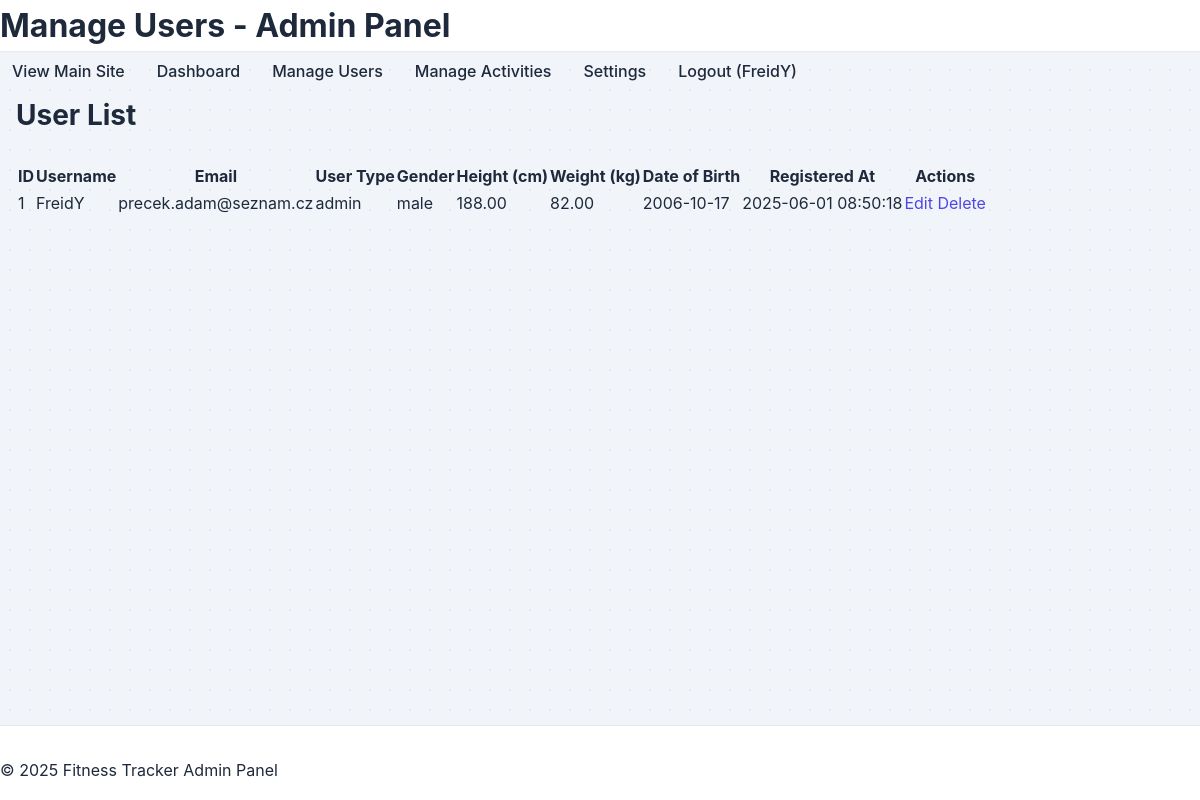
The page /admin/users.php (signed in) on the database its author committed.
### tables this page shows
CREATE TABLE IF NOT EXISTS users (
    id INT AUTO_INCREMENT PRIMARY KEY,
    username VARCHAR(50) NOT NULL UNIQUE,
    email VARCHAR(100) NOT NULL UNIQUE,
    password VARCHAR(255) NOT NULL,
    user_type ENUM('user', 'admin') NOT NULL DEFAULT 'user',
    gender ENUM('male', 'female','other') NOT NULL,
    height DECIMAL(5,2) DEFAULT NULL,
    weight DECIMAL(5,2) DEFAULT NULL,
    date_of_birth DATE DEFAULT NULL,
    created_at TIMESTAMP DEFAULT CURRENT_TIMESTAMP,
    updated_at TIMESTAMP DEFAULT CURRENT_TIMESTAMP ON UPDATE CURRENT_TIMESTAMP
);

### admin/users.php (the view, shortened to what this page needs)
<?php
require_once '../config.php';
$pageTitle = "Manage Users - Admin Panel";
$users = [];
$error_message = '';
try {
    $stmt = $pdo->query("SELECT id, username, email, user_type, gender, height, weight, date_of_birth, created_at FROM users ORDER BY created_at DESC");
    $users = $stmt->fetchAll(PDO::FETCH_ASSOC);
} catch (PDOException $e) {
    $error_message = "Error fetching users: " . $e->getMessage();
}
?>
<!DOCTYPE html>
<html lang="en">
<head>
    <link rel="stylesheet" href="../public/css/styles.css">
</head>
<body>
    <header>
        <h1><?php echo htmlspecialchars($pageTitle); ?></h1>
    </header>
    <nav>
        <ul>
            <li><a href="../index.php" target="_blank">View Main Site</a></li>
            <li><a href="index.php">Dashboard</a></li>
            <li><a href="users.php">Manage Users</a></li>
            <li><a href="activities.php">Manage Activities</a></li>
            <li><a href="settings.php">Settings</a></li>
            <li><a href="logout.php">Logout (<?php echo htmlspecialchars($_SESSION['admin_username']); ?>)</a></li>
        </ul>
    </nav>
    <div class="container">
        <div class="content">
            <h2>User List</h2>
            <?php if (empty($users) && !$error_message): ?>
                <p>No users found.</p>
            <?php elseif (!$error_message): ?>
                <table>
                    <thead>
                        <tr>
                            <th>ID</th>
                            <th>Username</th>
                            <th>Email</th>
                            <th>User Type</th>
                            <th>Gender</th>
                            <th>Height (cm)</th>
                            <th>Weight (kg)</th>
                            <th>Date of Birth</th>
                            <th>Registered At</th>
                            <th>Actions</th>
                        </tr>
                    </thead>
                    <tbody>
                        <?php foreach ($users as $user): ?>
                            <tr>
                                <td><?php echo htmlspecialchars($user['id']); ?></td>
                                <td><?php echo htmlspecialchars($user['username']); ?></td>
                                <td><?php echo htmlspecialchars($user['email']); ?></td>
                                <td><?php echo htmlspecialchars($user['user_type']); ?></td>
                                <td><?php echo htmlspecialchars($user['gender'] ?? 'N/A'); ?></td>
                                <td><?php echo htmlspecialchars($user['height'] ?? 'N/A'); ?></td>
                                <td><?php echo htmlspecialchars($user['weight'] ?? 'N/A'); ?></td>
                                <td><?php echo htmlspecialchars($user['date_of_birth'] ?? 'N/A'); ?></td>
                                <td><?php echo htmlspecialchars($user['created_at']); ?></td>
                                <td class="actions">
                                    <a href="edit_user.php?id=<?php echo $user['id']; ?>">Edit</a>
                                    <a href="delete_user.php?id=<?php echo $user['id']; ?>" onclick="return confirm('Are you sure you want to delete this user? This action cannot be undone.');">Delete</a>
                                </td>
                            </tr>
                        <?php endforeach; ?>
                    </tbody>
                </table>
            <?php endif; ?>
        </div>
    </div>
    <footer>
        <p>&copy; <?php echo date("Y"); ?> Fitness Tracker Admin Panel</p>
    </footer>
</body>
</html>

### public/css/styles.css (style rules this page uses)
:root { --primary-color: #4f46e5; --primary-hover: #4338ca; --secondary-color: #f472b6; --secondary-hover: #ec4899; --success-color: #10b981; --danger-color: #ef4444; --warning-color: #f59e0b; --info-color: #7046e5; --dark-color: #1e293b; --light-color: #f8fafc; --text-color: #1e293b; --text-muted: #64748b; --border-color: #e2e8f0; --card-bg: #ffffff; --card-bg-2: #f1f5f9; --body-bg: #f1f5f9; --primary-rgb: 79, 70, 229; --secondary-rgb: 244, 114, 182; --success-rgb: 16, 185, 129; --danger-rgb: 239, 68, 68; --warning-rgb: 245, 158, 11; --dark-rgb: 30, 41, 59; --light-rgb: 248, 250, 252; --shadow-sm: 0 1px 2px 0 rgba(0, 0, 0, 0.05); --shadow-md: 0 4px 6px -1px rgba(0, 0, 0, 0.1), 0 2px 4px -1px rgba(0, 0, 0, 0.06); --shadow-lg: 0 10px 15px -3px rgba(0, 0, 0, 0.1), 0 4px 6px -2px rgba(0, 0, 0, 0.05); --transition: all 0.3s cubic-bezier(0.25, 0.8, 0.25, 1); --border-radius-sm: 0.375rem; --border-radius: 0.5rem; --border-radius-lg: 0.75rem; }
* { margin: 0; padding: 0; box-sizing: border-box; }
body { font-family: 'Inter', 'Segoe UI', -apple-system, BlinkMacSystemFont, Roboto, Arial, sans-serif; line-height: 1.6; color: var(--text-color); background-color: var(--body-bg); min-height: 100vh; display: flex; flex-direction: column; transition: background-color 0.3s ease, color 0.3s ease; position: relative; background-image: radial-gradient( rgba(var(--primary-rgb), 0.08) 1px, transparent 1px ); background-size: 20px 20px; background-position: 0 0; }
.container { width: 100%; max-width: 1200px; margin: 0 auto; padding: 0 1rem; }
a { color: var(--primary-color); text-decoration: none; transition: var(--transition); }
header { background-color: var(--card-bg); box-shadow: var(--shadow-sm); position: sticky; top: 0; z-index: 100; opacity: 0; animation: fadeIn 0.4s ease-out forwards; animation-delay: 0.05s; }
nav ul { display: flex; list-style: none; gap: 0.5rem; }
nav ul li a { display: inline-block; padding: 0.5rem 0.75rem; border-radius: var(--border-radius); font-weight: 500; color: var(--text-color); transition: var(--transition); position: relative; }
nav ul li a::after { content: ''; position: absolute; width: 0; height: 2px; bottom: 0; left: 50%; background-color: var(--primary-color); transition: var(--transition); }
h2 { font-size: 1.75rem; margin-bottom: 1.5rem; color: var(--dark-color); font-weight: 700; }
footer { background-color: var(--card-bg); border-top: 1px solid var(--border-color); padding: 2rem 0 1rem 0; margin-top: auto; opacity: 0; animation: fadeIn 0.4s ease-out forwards; animation-delay: 0.15s; }
body { transition: background-color 0.3s ease, color 0.3s ease; }
header, footer, .card, .auth-form, .input-icon-wrapper, select, input, textarea, .checkbox-label::before { transition: background-color 0.3s ease, border-color 0.3s ease, box-shadow 0.3s ease; }

### rows shown on the page
users: id "1", username "FreidY", email "precek.adam@seznam.cz", user_type "admin", gender "male", height "188.00", weight "82.00", date_of_birth "2006-10-17", created_at "2025-06-01 08:50:18"

### other values the page prints
$pageTitle "Manage Users - Admin Panel"
$_SESSION['admin_username'] "FreidY"
